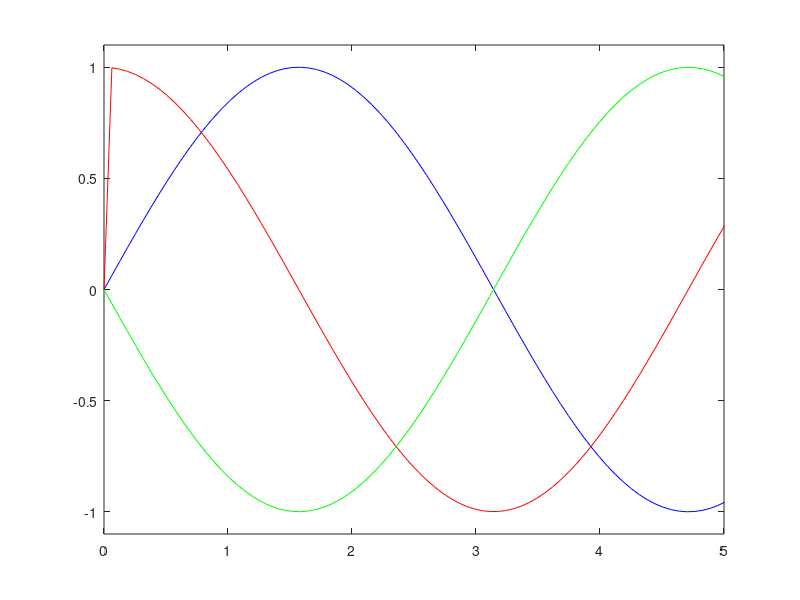
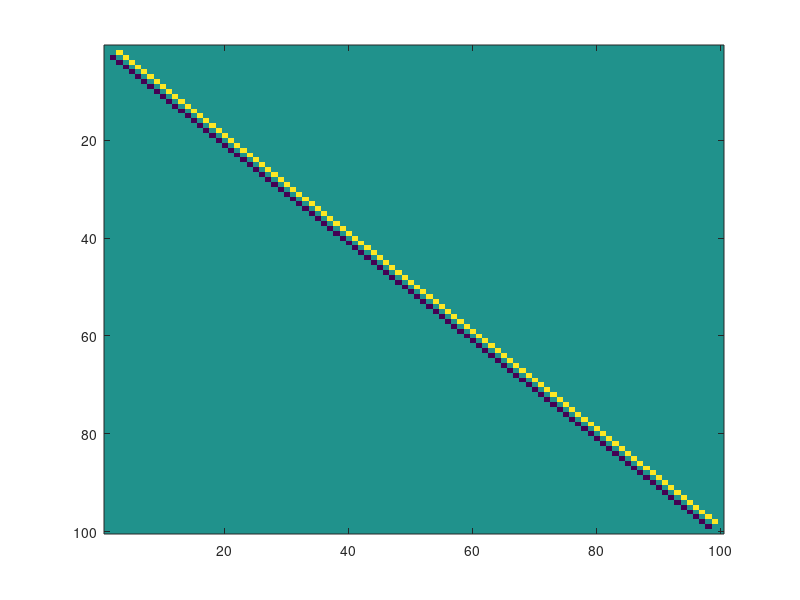
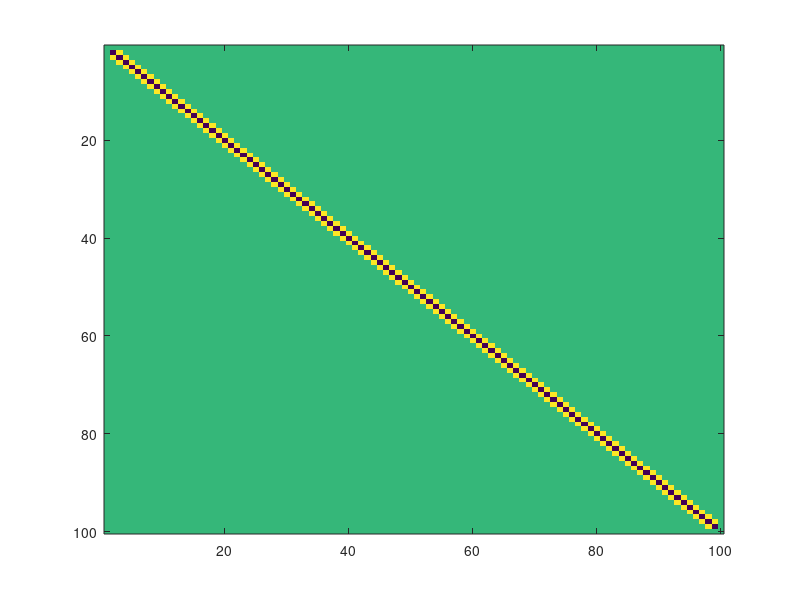

These charts were generated, in order, by the following MATLAB code:
%****************************************************************
% Program 2: Calculate first and second derivative numerically
% showing how to write differential operator as a matrix
%****************************************************************
% Parameters for solving problem in the interval 0 < x < L
L = 2*pi;                   % Interval Length
N = 100;                    % No. of coordinate points
x = linspace(0,L,N)';       % Coordinate vector
dx = x(2) - x(1);           % Coordinate step

% Two-point finite-difference representation of Derivative
D=(diag(ones((N-1),1),1)-diag(ones((N-1),1),-1))/(2*dx);
% Next modify D so that it is consistent with f(0) = f(L) = 0
D(1,1) = 0; D(1,2) = 0; D(2,1) = 0;     % So that f(0) = 0
D(N,N-1) = 0; D(N-1,N) = 0; D(N,N) = 0; % So that f(L) = 0

% Three-point finite-difference representation of Laplacian
Lap = (diag(ones((N-1),1),1) - 2*diag(ones(N,1),0) + diag(ones((N-1),1),-1))/(dx^2);
% Next modify Lap so that it is consistent with f(0) = f(L) = 0
Lap(1,1) = 0; Lap(1,2) = 0; Lap(2,1) = 0;    % So that f(0) = 0
Lap(N,N-1) = 0; Lap(N-1,N) = 0; Lap(N,N) = 0;% So that f(L) = 0

% To verify that D*f corresponds to taking the derivative of f
% and Lap*f corresponds to taking a second derviative of f,
% define f = sin(x) or choose your own f
f = sin(x);
% And try the following:
Df = D*f; Lapf = Lap*f;
figure(1)
plot(x,f,'b',x,Df,'r', x,Lapf,'g');
axis([0 5 -1.1 1.1]);           % Optimized axis parameters

% To display the matrix D on screen, simply type D and return ...
figure(2);
imagesc(D)    % Displays the matrix D in the workspace
figure(3);
imagesc(Lap)  % Displays the matrix Lap
